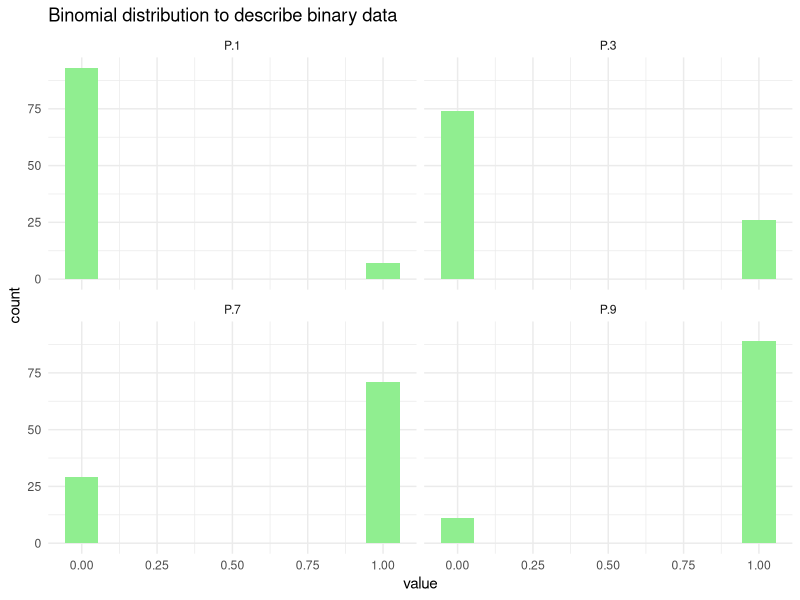
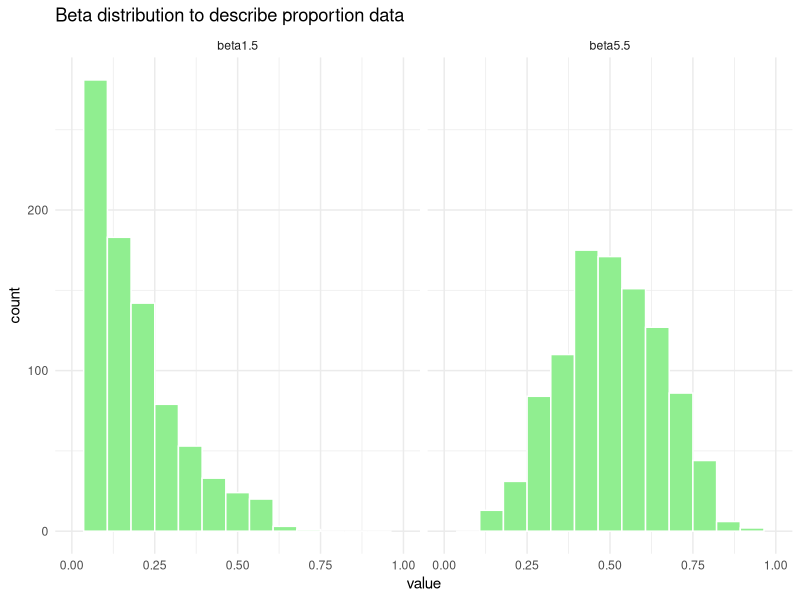

Recreate these plots in R, in order.
## ---- chunk 1

library(tidyverse)
set.seed(123) # for reproducibility
P.1 <- rbinom(100, size = 1, prob = 0.1)
P.3 <- rbinom(100, size = 1, prob = 0.3)
P.7 <- rbinom(100, size = 1, prob = 0.7)
P.9 <- rbinom(100, size = 1, prob = 0.9)
binomial_data <- data.frame(P.1, P.3, P.7, P.9)
## ---- chunk 2
binomial_data |>
  pivot_longer(1:4, names_to = "P", 
               values_to = "value") |> 
  ggplot(aes(value))+
  geom_histogram(fill = "lightgreen", 
                 bins =10)+
  facet_wrap(~P)+
  theme_minimal()+
  labs(title = "Binomial distribution to describe binary data")
## ---- chunk 3
beta1.5 <- rbeta(n = 1000, shape1 = 1, shape2 = 5)
beta5.5 <- rbeta(n = 1000, shape1 = 5, shape2 = 5)
beta_data <- data.frame(beta1.5, beta5.5)

## ---- chunk 4
beta_data |>
  pivot_longer(1:2, names_to = "P", 
               values_to = "value") |> 
  ggplot(aes(value))+
  geom_histogram(fill = "lightgreen", 
                 color = "white", 
                 bins = 15)+
  scale_x_continuous(limits = c(0,1))+
  facet_wrap(~P)+
  theme_minimal()+
  labs(title = "Beta distribution to describe proportion data")
